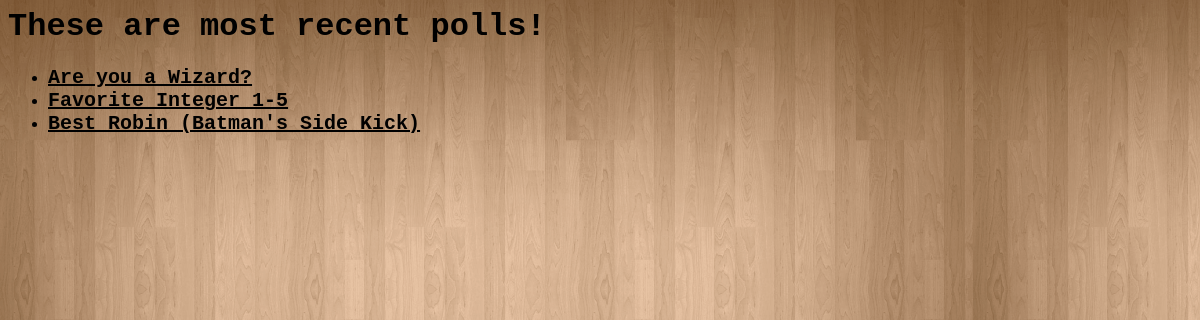
Screenshot of /polls/ with the database file from the repository.
### polls/models.py (models this page shows, shortened)
class Question(models.Model):
	question_text = models.CharField(max_length=200)
	pub_date = models.DateTimeField('date published')

### polls/views.py (the view)
def index(request):
    latest_question_list = Question.objects.order_by('-pub_date')[:5]
    context = {'latest_question_list': latest_question_list}
    return render(request, 'polls/index.html', context)

### polls/templates/polls/index.html
{% load staticfiles %}
<link rel="stylesheet" type="text/css" href="{% static 'polls/style.css' %}" />
<h1>These are most recent polls!</h1>
{% if latest_question_list %}
    <ul>
    {% for question in latest_question_list %}
        <li><a href="{% url 'polls:detail' question.id %}">{{ question.question_text }}</a></li>
    {% endfor %}
    </ul>
{% else %}
    <p>No polls are available.</p>
{% endif %}

### polls/static/polls/style.css (style rules this page uses)
li a { color: black; font-family: 'courier', fantasy; font-size: 20px; font-weight: bolder; }
h1 { color: black; font-family: 'courier'; }

### rows the page displays
Question: question_text "Are you a Wizard?"
Question: question_text "Favorite Integer 1-5"
Question: question_text "Best Robin (Batman's Side Kick)"
